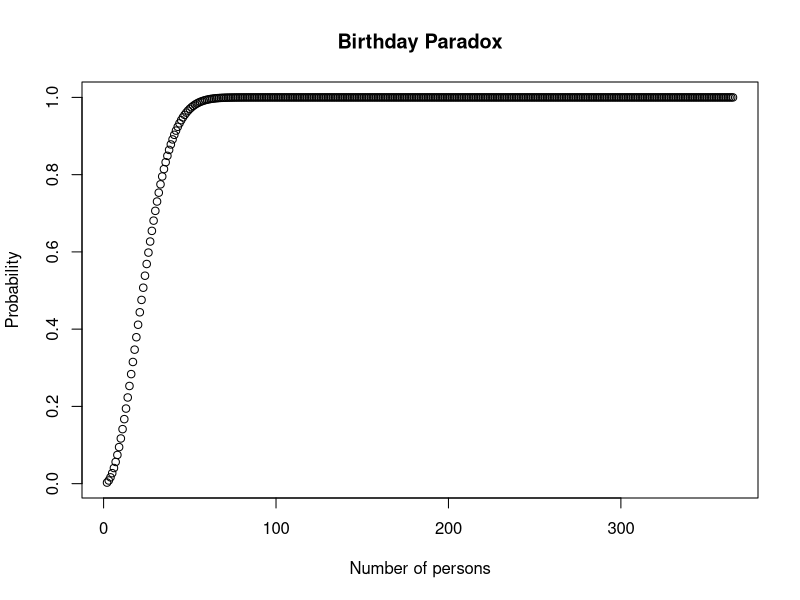

Source code (R):
chest<- c(rep('gold',20), rep('silver', 30), rep('bronze',50))

? sample()

sample(chest, size = 10, replace = FALSE)

outcome<- c('SUCCESS', 'FAILURE')

for (i in 1:10) {
  cat(sample(outcome,size = 1, replace = F, prob<- c(0.9,0.1)), "\n")
}
#function for finding mode of a data
mode<- function(v) {
  uniqv<- unique(v)
  matched<- match(v,uniqv)
  print(matched)
  count<-tabulate(matched)
  #count<-tabulate(v)
  #print(count)
  index<- which.max(count)
  #print(index)
  return (uniqv[index])
}
v<- c(2,1,3,5,1,2,2,3,4,5,1)
cat(mode(v))

#Question 4
data<-iris
iris[1:4,]
head(data)
tail(data) 

str(data)
range(data$Sepal.Length)
round (mean(data$Sepal.Length),3)
median(round(data$Sepal.Length),3)
q1 = quantile(data$Sepal.Length, 0.25)
q3 = quantile(data$Sepal.Length, 0.75)
iqr = q3-q1
xd = sd(data$Sepal.Length)

#Question 3 
?sample
cp<-function(p1, p2, p3) {
  #probability of p1 given p2 is =
  #bayes' theorem 
  #p1(probability of p1 given p2)*p2/p3
  return (p1*p2/p3)
}
p_rain<-0.2
p_cloudy<-0.4
p_cloudyWHENrain<-0.85

cat("The probability of rain when cloudy is ", cp(p_cloudyWHENrain, p_rain, p_cloudy))

#Question 2 
#Birthday paradox
#A room has n people and each has an equal chance of being born on any of the 365 days
#What is the probability of two of them having the same birthday
# = 1-p(none of them having same birthday)
#p(none of them having the same birthday) = 
# (i=1 to n)(365-n+1)/365

birthday_paradox<-function(n) {
  prob<-1.0
  n_values<-c(1:n)
  for (i in n_values) {
    prob = prob*(365-i+1)/(365)
  }
  prob = 1-prob
  return (prob)
}

birthday_paradox(23)

n_values<-c(2:365)

probabilities<-sapply(n_values, birthday_paradox);

plot(n_values, probabilities, type = "p", main = "Birthday Paradox", xlab = "Number of persons", ylab = "Probability")


